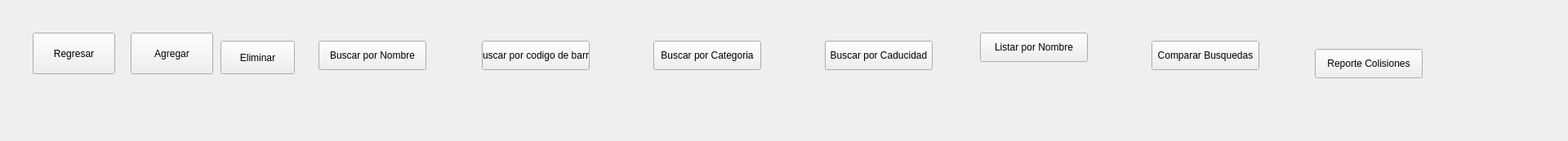
<?xml version="1.0" encoding="UTF-8"?>
<ui version="4.0">
 <class>PanelAccionesGenerales</class>
 <widget class="QWidget" name="PanelAccionesGenerales">
  <property name="geometry">
   <rect>
    <x>0</x>
    <y>0</y>
    <width>1920</width>
    <height>173</height>
   </rect>
  </property>
  <property name="minimumSize">
   <size>
    <width>1920</width>
    <height>160</height>
   </size>
  </property>
  <property name="windowTitle">
   <string>Form</string>
  </property>
  <widget class="QPushButton" name="btnRegresar">
   <property name="geometry">
    <rect>
     <x>40</x>
     <y>40</y>
     <width>101</width>
     <height>51</height>
    </rect>
   </property>
   <property name="text">
    <string>Regresar</string>
   </property>
  </widget>
  <widget class="QPushButton" name="btnAgregar_2">
   <property name="geometry">
    <rect>
     <x>160</x>
     <y>40</y>
     <width>101</width>
     <height>51</height>
    </rect>
   </property>
   <property name="text">
    <string>Agregar</string>
   </property>
  </widget>
  <widget class="QPushButton" name="btnEliminar_2">
   <property name="geometry">
    <rect>
     <x>270</x>
     <y>50</y>
     <width>91</width>
     <height>41</height>
    </rect>
   </property>
   <property name="text">
    <string>Eliminar</string>
   </property>
  </widget>
  <widget class="QPushButton" name="btnBuscarPorNombre_2">
   <property name="geometry">
    <rect>
     <x>390</x>
     <y>50</y>
     <width>132</width>
     <height>36</height>
    </rect>
   </property>
   <property name="text">
    <string>Buscar por Nombre</string>
   </property>
  </widget>
  <widget class="QPushButton" name="btnBuscarPorCodigo_2">
   <property name="geometry">
    <rect>
     <x>590</x>
     <y>50</y>
     <width>132</width>
     <height>36</height>
    </rect>
   </property>
   <property name="text">
    <string>buscar por codigo de barra</string>
   </property>
  </widget>
  <widget class="QPushButton" name="btnBuscarPorCategoria_2">
   <property name="geometry">
    <rect>
     <x>800</x>
     <y>50</y>
     <width>132</width>
     <height>36</height>
    </rect>
   </property>
   <property name="text">
    <string>Buscar por Categoria</string>
   </property>
  </widget>
  <widget class="QPushButton" name="btnBuscarPorCaducidad_2">
   <property name="geometry">
    <rect>
     <x>1010</x>
     <y>50</y>
     <width>132</width>
     <height>36</height>
    </rect>
   </property>
   <property name="text">
    <string>Buscar por Caducidad</string>
   </property>
  </widget>
  <widget class="QPushButton" name="btnListarPorNombre_2">
   <property name="geometry">
    <rect>
     <x>1200</x>
     <y>40</y>
     <width>132</width>
     <height>36</height>
    </rect>
   </property>
   <property name="text">
    <string>Listar por Nombre</string>
   </property>
  </widget>
  <widget class="QPushButton" name="btnCompararBusquedas_2">
   <property name="geometry">
    <rect>
     <x>1410</x>
     <y>50</y>
     <width>132</width>
     <height>36</height>
    </rect>
   </property>
   <property name="text">
    <string>Comparar Busquedas</string>
   </property>
  </widget>
  <widget class="QPushButton" name="btnReporteColision">
   <property name="geometry">
    <rect>
     <x>1610</x>
     <y>60</y>
     <width>132</width>
     <height>36</height>
    </rect>
   </property>
   <property name="text">
    <string>Reporte Colisiones</string>
   </property>
  </widget>
 </widget>
 <resources/>
 <connections/>
</ui>
